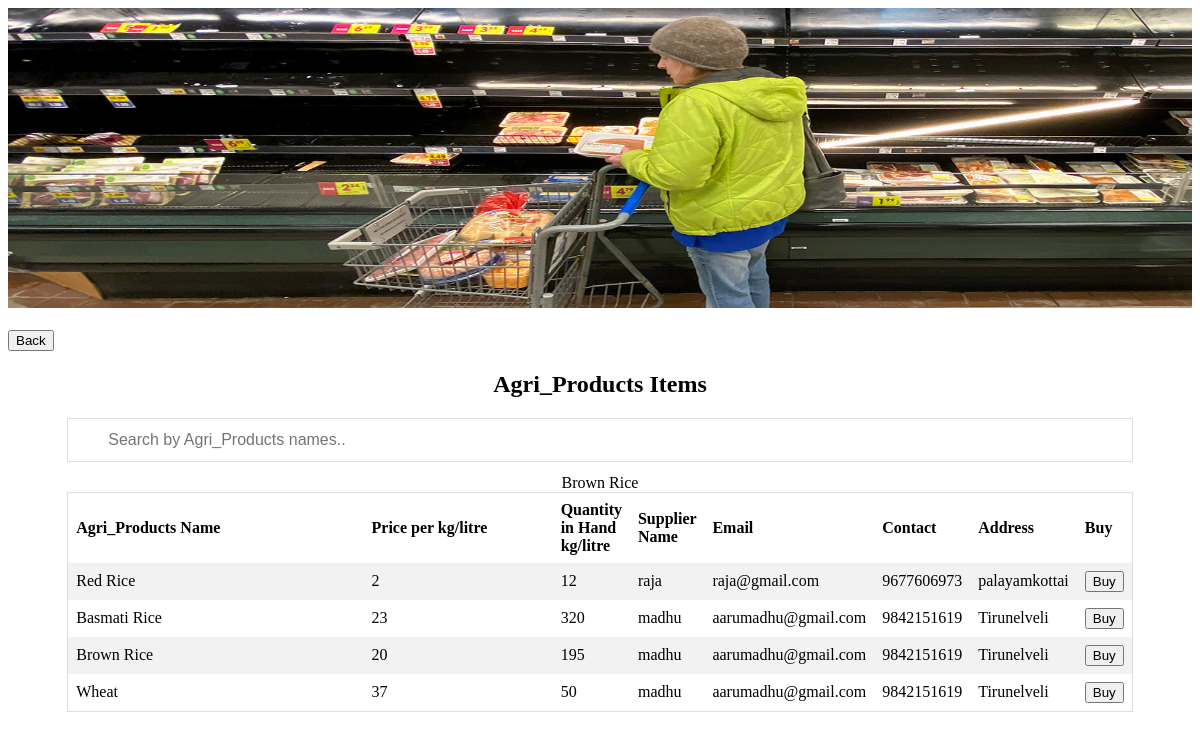
Screenshot of /user/best.php with the database file from the repository.
### tables this page shows
CREATE TABLE `added_items` (
  `id` int(2) NOT NULL,
  `name` varchar(30) NOT NULL,
  `price` int(2) NOT NULL,
  `quantity` int(2) NOT NULL,
  `supplier_id` int(2) NOT NULL
);

CREATE TABLE `supplier_details` (
  `id` int(5) NOT NULL,
  `name` varchar(30) NOT NULL,
  `email` varchar(30) NOT NULL,
  `contact` varchar(20) NOT NULL,
  `address` varchar(100) NOT NULL,
  `password` varchar(20) NOT NULL
);

### user/best.php (the view, shortened to what this page needs)
<!DOCTYPE html>
<html>
<head>
</head>
<body>
<img src="gro.jpg" alt="Nature" class="responsive" width="100%" height="300">
<br><br>
<form method="GET" action="added.php">
<button type="submit" name="back" class="registerbtn">Back</button>
</form>
<center>
<h2>Agri_Products Items</h2>
</center>
<center>
<input type="text" id="myInput" onkeyup="myFunction()" placeholder="Search by Agri_Products names.." title="Type in a name">
<div style="overflow-x:auto;">
<table id="myTable">
  <tr class="header">
    <th style="width:60%;">Agri_Products Name</th>
	<th style="width:60%;">Price per kg/litre</th>
	<th style="width:60%;">Quantity in Hand kg/litre</th>
	<th style="width:60%;">Supplier Name</th>
	<th style="width:60%;">Email</th>
	<th style="width:60%;">Contact</th>
	<th style="width:60%;">Address</th>
    <th style="width:60%;">Buy</th>
    </tr>
         <?php
		 $user="root";
				$password="";
				$db="agri_shop";
				$connect=new mysqli("localhost",$user,$password,$db) or die("not connected");
			 $query=mysqli_query($connect,"SELECT `id`, `name`, `price`, `quantity`, `supplier_id` FROM `added_items` a WHERE price = (SELECT MIN(`price`) FROM `added_items` b WHERE b.name = a.name)") or die(mysqli_error($connect));
while($row=mysqli_fetch_array($query))
{
  $pid = $row['id'];
	$name=$row['name'];
    $price=$row['price'];
	$quantity=$row['quantity'];
	$id=$row['supplier_id'];
		$query1=mysqli_query($connect,"SELECT * FROM `supplier_details` WHERE `id`=$id ") or die(mysqli_error($connect));
while($row=mysqli_fetch_array($query1))
{
	$sname=$row['name'];
    $email=$row['email'];
	$contact=$row['contact'];
	$address=$row['address'];
}
echo" <tr>
	<td>$name</td>
    <td>$price</td>
    <td>$quantity</td>
    <td>$sname</td>
	<td>$email</td>
	<td>$contact</td>
	<td>$address</td>
	<td><form method=\"POST\" action=\"added.php\"><input type=\"submit\" name=\"$pid\" value=\"Buy\"onClick=\"document.location.reload(true)\">
	</tr>
    ";
}
?>
</table>
<br><br><br><br>
</div>
</center>
</body>
</html>

### user/best.php (style rules this page uses)
* { box-sizing: border-box; }
table { border-collapse: collapse; border-spacing: 0; width: 90%; border: 1px solid #ddd; }
th, td { text-align: left; padding: 8px; }
tr:nth-child(even) { background-color: #f2f2f2 }
#myInput { background-image: url('/css/searchicon.png'); background-position: 10px 10px; background-repeat: no-repeat; width: 90%; font-size: 16px; padding: 12px 20px 12px 40px; border: 1px solid #ddd; margin-bottom: 12px; }

### rows the page displays
added_items: name "Red Rice", price "2", quantity "12", supplier_details.name "raja", supplier_details.email "raja@gmail.com", supplier_details.contact "9677606973", supplier_details.address "palayamkottai"
added_items: name "Basmati Rice", price "23", quantity "320", supplier_details.name "madhu", supplier_details.email "aarumadhu@gmail.com", supplier_details.contact "9842151619", supplier_details.address "Tirunelveli"
added_items: name "Brown Rice", price "20", quantity "195", supplier_details.name "madhu", supplier_details.email "aarumadhu@gmail.com", supplier_details.contact "9842151619", supplier_details.address "Tirunelveli"
added_items: name "Wheat", price "37", quantity "50", supplier_details.name "madhu", supplier_details.email "aarumadhu@gmail.com", supplier_details.contact "9842151619", supplier_details.address "Tirunelveli"
